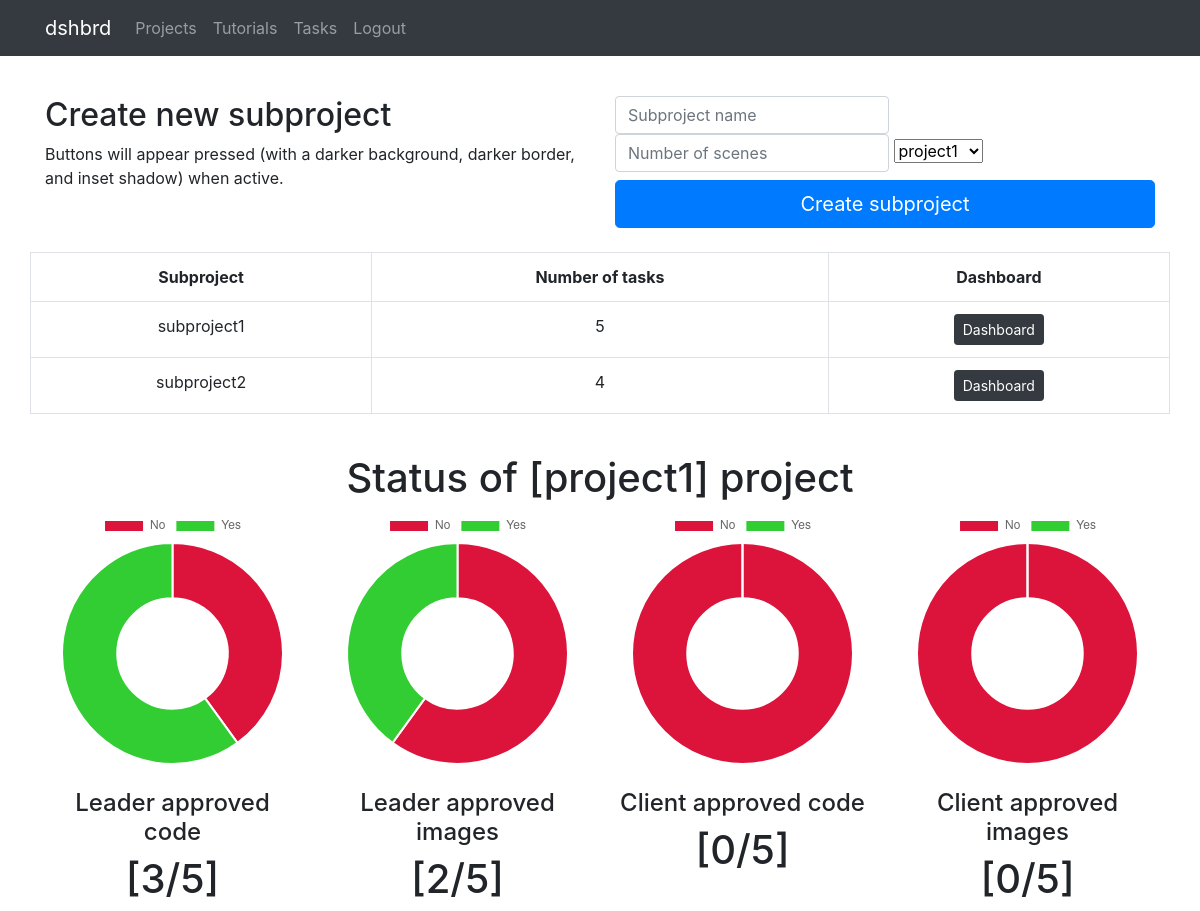
The page /25/ (signed in) on the database its author committed.
### dashboard/models.py (models this page shows, shortened)
class Subproject(models.Model):
    subproject_name = models.CharField(max_length=15,null=True)
    number_of_scenes = models.IntegerField(null=True)
    project_id = models.ForeignKey(Project,on_delete=models.CASCADE,null=True)

class Project(models.Model):
    project_name = models.CharField(max_length=30,null=True)
    project_description = models.CharField(max_length=200,null=True)
    project_date_created = models.DateTimeField(auto_now_add=True)
    def __str__(self):
        return str(self.project_name)

### dashboard/views.py (the view)
# urls.py: path('<int:project_id>/',views.project_dashboard,name='project_dashboard'),
@login_required
def project_dashboard(request,project_id):
    subprojects = Subproject.objects.filter(project_id=project_id)
    project_number_of_scenes = Scene.objects.filter(project_id=project_id).count()
    project_leader_approved_text = Scene.objects.filter(project_id=project_id,leader_approved_text=True).count()
    project_leader_approved_image = Scene.objects.filter(project_id=project_id,leader_approved_image=True).count()
    project_client_approved_text = Scene.objects.filter(project_id=project_id,client_approved_text=True).count()
    project_client_approved_image = Scene.objects.filter(project_id=project_id,client_approved_image=True).count()
    project_name = Project.objects.get(id=project_id).project_name
    print(project_name)
    subproject_form = SubprojectForm(initial={'project_id':project_id})
    if request.method == 'POST':
        subproject_form = SubprojectForm(request.POST)
        if subproject_form.is_valid():
            subproject_form.save()
            return redirect('project_dashboard',project_id)
    context = {
        'subprojects':subprojects,
        'subproject_form':subproject_form,
        'project_leader_approved_text' : project_leader_approved_text,
        'project_leader_approved_image': project_leader_approved_image,
        'project_client_approved_text':project_client_approved_text,
        'project_client_approved_image':project_client_approved_image,
        'project_number_of_scenes':project_number_of_scenes,
        'project_name':project_name
        }
    return render(request,'dashboard/project_dashboard.html',context)

### dashboard/forms.py
class SubprojectForm(ModelForm):
    subproject_name = forms.CharField(widget=forms.TextInput(attrs={
        'class':'form-control',
        'placeholder':'Subproject name'
    }))
    number_of_scenes = forms.CharField(widget=forms.TextInput(attrs={
        'class':'form-control',
        'placeholder':'Number of scenes'
    }))
    class Meta:
        model = Subproject
        fields = ('subproject_name','number_of_scenes','project_id')

### dashboard/templates/dashboard/project_dashboard.html (shortened to what this page needs)
{%extends 'dashboard/main.html'%}
{% block content%}
{%include 'dashboard/navbar.html'%}
<br>
<br>
<br>
<br>
<div class="container">
    <div class ="row">
        <div class="col-sm">
            <h2>Create new subproject</h2>
            <p>Buttons will appear pressed (with a darker background, darker border, and inset shadow) when active.
            </p>
        </div>
        <div class="col-sm">
             <div class="form-inline">
                 <form method="POST">
                     {{subproject_form.subproject_name}}
                     {{subproject_form.number_of_scenes}}
                     {{subproject_form.project_id}}
                     <button class ="mt-2 btn btn-primary btn-lg btn-block">Create subproject</button>
                 </form>
             </div>
         </div>
     </div>
<br>
    <div class="row">
        <table class="table table-bordered text-center">
            <tr>
                <th>Subproject</th>
                <th>Number of tasks</th>
                <th>Dashboard</th>
            </tr>
            {%for subproject in subprojects%}
                <tr>
                    <td>{{subproject.subproject_name}}</td>
                    <td>{{subproject.number_of_scenes}}</td>
                    <td><a href= "{%url 'subproject_dashboard' subproject.project_id.id subproject.id %}" class="btn btn-sm btn-dark">Dashboard</a></td>
                </tr>
            {%endfor%}
        </table>
    </div>
    <br>
    <div class="row">
        <div class="col-sm text-center">
            <h1>Status of [{{project_name}}] project</h1>
        </div>
    </div>
     {%include 'dashboard/project_charts.html'%}
     <br>
     <div class="row text-center">
         <div class="col-sm">
           <h4>Leader approved code</h4>
           <h1>[{{project_leader_approved_text}}/{{project_number_of_scenes}}]</h1>
         </div>
         <div class="col-sm">
           <h4>Leader approved images</h4>
           <h1>[{{project_leader_approved_image}}/{{project_number_of_scenes}}]</h1>
         </div>
         <div class="col-sm">
           <h4>Client approved code</h4>
           <h1>[{{project_client_approved_text}}/{{project_number_of_scenes}}]</h1>
         </div>
         <div class="col-sm">
           <h4>Client approved images</h4>
           <h1>[{{project_client_approved_text}}/{{project_number_of_scenes}}]</h1>
         </div>
     </div>
</div>
{%endblock%}

### rows shown on the page
Subproject: subproject_name "subproject1", number_of_scenes "5"
Subproject: subproject_name "subproject2", number_of_scenes "4"
Project: project_name "project1"

### other values the page prints
{{ project_leader_approved_text }} "3"
{{ project_number_of_scenes }} "5"
{{ project_leader_approved_image }} "2"
{{ project_client_approved_text }} "0"
chart data {{ project_number_of_scenes }} 5
chart data {{ project_leader_approved_text }} 3
